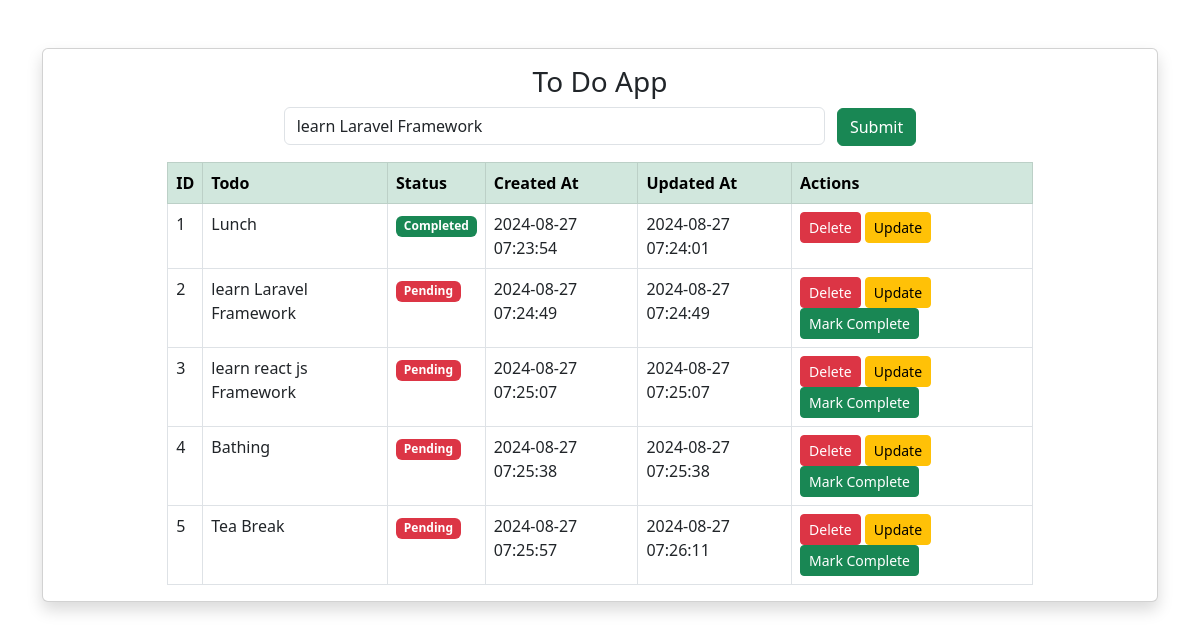
/?update_id=2, run on the app's committed database.
### tables this page shows
CREATE TABLE `todos` (
  `id` int(11) NOT NULL,
  `todo` varchar(255) NOT NULL,
  `status` tinyint(1) DEFAULT 0,
  `created` timestamp NOT NULL DEFAULT current_timestamp(),
  `updated` timestamp NOT NULL DEFAULT current_timestamp() ON UPDATE current_timestamp()
);

### index.php (the view, shortened to what this page needs)
<?php
require_once './include/connection.php';
$query = $conn->prepare("SELECT * FROM todos");
$query->execute();
$todos = $query->get_result()->fetch_all(MYSQLI_ASSOC);
$data = ['todo' => '', 'id' => ''];
if (isset($_GET['update_id'])) {
    $id = $_GET['update_id'];
    $query = $conn->prepare("SELECT * FROM todos WHERE id = ?");
    $query->bind_param("i", $id);
    $query->execute();
    $result = $query->get_result();
    if ($result->num_rows > 0) {
        $data = $result->fetch_assoc();
    } else {
        echo "<script>alert('Todo not found');</script>";
    }
}
?>
<!DOCTYPE html>
<html lang="en">
<head>
    <link href="https://cdn.jsdelivr.net/npm/bootstrap@5.3.0/dist/css/bootstrap.min.css" rel="stylesheet">
</head>
<body>
    <div class="container mt-5">
        <div class="card shadow">
            <div class="card-body">
                <form method="post" action="./controller/todo.php" autocomplete="off">
                    <div class="mb-3 text-center">
                        <h3>To Do App</h3>
                        <input type="text" class="form-control d-inline-block w-50" name="todo" value="<?php echo htmlspecialchars($data['todo']); ?>" required placeholder="Create new todo">
                        <input class="btn btn-success ms-2" type="submit" value="Submit">
                    </div>
                </form>
                <table class="table table-bordered mt-3" style="width: 80%; margin: auto;">
                    <thead class="table-success">
                        <tr>
                            <th>ID</th>
                            <th>Todo</th>
                            <th>Status</th>
                            <th>Created At</th>
                            <th>Updated At</th>
                            <th>Actions</th>
                        </tr>
                    </thead>
                    <tbody>
                    <?php if (!empty($todos)) { ?>
                        <?php foreach ($todos as $todo) { ?>
                            <tr>
                                <td><?php echo htmlspecialchars($todo['id']); ?></td>
                                <td><?php echo htmlspecialchars($todo['todo']); ?></td>
                                <td>
                                    <?php if ($todo['status']) : ?>
                                        <span class="badge bg-success">Completed</span>
                                    <?php else : ?>
                                        <span class="badge bg-danger">Pending</span>
                                    <?php endif; ?>
                                </td>
                                <td><?php echo htmlspecialchars($todo['created']); ?></td>
                                <td><?php echo htmlspecialchars($todo['updated']); ?></td>
                                <td>
                                    <a href="./controller/todo.php?delete_id=<?php echo $todo['id']; ?>" class="btn btn-danger btn-sm">Delete</a>
                                    <a href="?update_id=<?php echo $todo['id']; ?>" class="btn btn-warning btn-sm">Update</a>
                                    <?php if (!$todo['status']) { ?>
                                        <a href="./controller/todo.php?marking_id=<?php echo $todo['id']; ?>" class="btn btn-success btn-sm">Mark Complete</a>
                                    <?php } ?>
                                </td>
                            </tr>
                        <?php } ?>
                    <?php } else { ?>
                        <tr>
                            <td colspan="6" class="text-center">No todos found.</td>
                        </tr>
                    <?php } ?>
                    </tbody>
                </table>
            </div>
        </div>
    </div>
</body>
</html>

### data on the page
todos: todo "learn Laravel Framework", id "2", status "Pending", created "2024-08-27 07:24:49", updated "2024-08-27 07:24:49"
todos: id "1", todo "Lunch", status "Completed", created "2024-08-27 07:23:54", updated "2024-08-27 07:24:01"
todos: id "3", todo "learn react js Framework", status "Pending", created "2024-08-27 07:25:07", updated "2024-08-27 07:25:07"
todos: id "4", todo "Bathing", status "Pending", created "2024-08-27 07:25:38", updated "2024-08-27 07:25:38"
todos: id "5", todo "Tea Break", status "Pending", created "2024-08-27 07:25:57", updated "2024-08-27 07:26:11"
